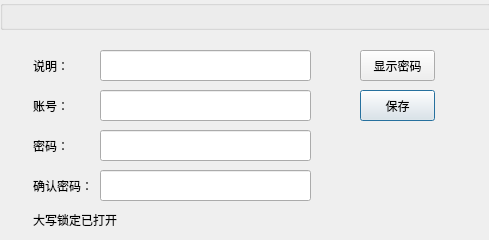
<?xml version="1.0" encoding="UTF-8"?>
<ui version="4.0">
 <class>InputKeyUi</class>
 <widget class="QDialog" name="InputKeyUi">
  <property name="geometry">
   <rect>
    <x>0</x>
    <y>0</y>
    <width>489</width>
    <height>240</height>
   </rect>
  </property>
  <property name="windowTitle">
   <string>Dialog</string>
  </property>
  <property name="modal">
   <bool>true</bool>
  </property>
  <widget class="QLineEdit" name="inputKey_accLE">
   <property name="geometry">
    <rect>
     <x>100</x>
     <y>90</y>
     <width>211</width>
     <height>31</height>
    </rect>
   </property>
  </widget>
  <widget class="QLineEdit" name="inputKey_pwdLE">
   <property name="geometry">
    <rect>
     <x>100</x>
     <y>130</y>
     <width>211</width>
     <height>31</height>
    </rect>
   </property>
  </widget>
  <widget class="QLineEdit" name="inputKey_conPwdLE">
   <property name="geometry">
    <rect>
     <x>100</x>
     <y>170</y>
     <width>211</width>
     <height>31</height>
    </rect>
   </property>
  </widget>
  <widget class="QLabel" name="label">
   <property name="geometry">
    <rect>
     <x>33</x>
     <y>90</y>
     <width>61</width>
     <height>31</height>
    </rect>
   </property>
   <property name="text">
    <string>账号：</string>
   </property>
  </widget>
  <widget class="QLabel" name="label_2">
   <property name="geometry">
    <rect>
     <x>33</x>
     <y>130</y>
     <width>61</width>
     <height>31</height>
    </rect>
   </property>
   <property name="text">
    <string>密码：</string>
   </property>
  </widget>
  <widget class="QLabel" name="label_3">
   <property name="geometry">
    <rect>
     <x>33</x>
     <y>170</y>
     <width>61</width>
     <height>31</height>
    </rect>
   </property>
   <property name="text">
    <string>确认密码：</string>
   </property>
  </widget>
  <widget class="QLabel" name="label_4">
   <property name="geometry">
    <rect>
     <x>33</x>
     <y>50</y>
     <width>61</width>
     <height>31</height>
    </rect>
   </property>
   <property name="text">
    <string>说明：</string>
   </property>
  </widget>
  <widget class="QLineEdit" name="inputKey_discLE">
   <property name="geometry">
    <rect>
     <x>100</x>
     <y>50</y>
     <width>211</width>
     <height>31</height>
    </rect>
   </property>
  </widget>
  <widget class="QPushButton" name="inputKey_saveB">
   <property name="geometry">
    <rect>
     <x>360</x>
     <y>90</y>
     <width>75</width>
     <height>31</height>
    </rect>
   </property>
   <property name="text">
    <string>保存</string>
   </property>
  </widget>
  <widget class="QLabel" name="hintLabel">
   <property name="geometry">
    <rect>
     <x>330</x>
     <y>155</y>
     <width>141</width>
     <height>21</height>
    </rect>
   </property>
   <property name="text">
    <string/>
   </property>
   <property name="alignment">
    <set>Qt::AlignCenter</set>
   </property>
  </widget>
  <widget class="TitleBar" name="titleBar">
   <property name="geometry">
    <rect>
     <x>0</x>
     <y>0</y>
     <width>491</width>
     <height>30</height>
    </rect>
   </property>
   <property name="title">
    <string/>
   </property>
  </widget>
  <widget class="QPushButton" name="showPwdB">
   <property name="geometry">
    <rect>
     <x>360</x>
     <y>50</y>
     <width>75</width>
     <height>31</height>
    </rect>
   </property>
   <property name="text">
    <string>显示密码</string>
   </property>
  </widget>
  <widget class="QLabel" name="capsLockHintL">
   <property name="geometry">
    <rect>
     <x>33</x>
     <y>210</y>
     <width>91</width>
     <height>20</height>
    </rect>
   </property>
   <property name="text">
    <string>大写锁定已打开</string>
   </property>
  </widget>
 </widget>
 <customwidgets>
  <customwidget>
   <class>TitleBar</class>
   <extends>QGroupBox</extends>
   <header location="global">ui/titlebar.h</header>
   <container>1</container>
  </customwidget>
 </customwidgets>
 <resources/>
 <connections/>
</ui>
